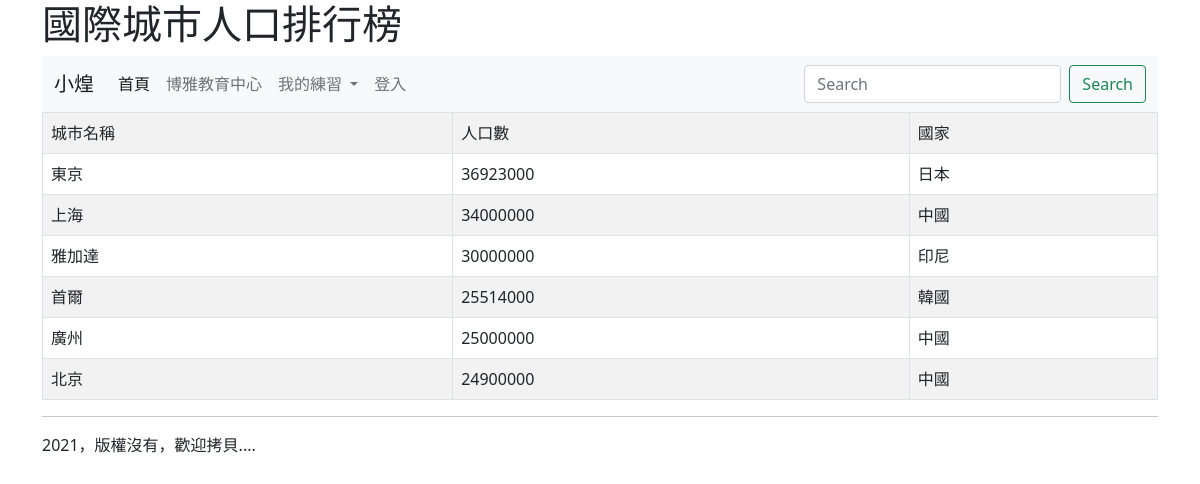
/rank/, run on the app's committed database.
### mysite/models.py (models this page shows, shortened)
class City(models.Model):
    name = models.CharField(max_length=10)
    population = models.PositiveIntegerField(default=0)
    country = models.ForeignKey(Country, on_delete=models.CASCADE)

class Country(models.Model):
    name = models.CharField(max_length=10)
    def __str__(self):
        return self.name

### mysite/views.py (the view)
# urls.py: path('rank/', rank),
def rank(request):
	cities = City.objects.all()
	return render(request, "rank.html", locals())

### templates/rank.html (shortened to what this page needs)
{% extends "base.html" %}
{% block headmessage %} <h1>國際城市人口排行榜</h1> {% endblock %}
{% block content %}
<table class='table table-striped table-bordered'>
	<tr><td>城市名稱</td><td>人口數</td><td>國家</td></tr>
{% for city in cities %}
	<tr>
		<td>{{ city.name }}</td>
		<td>{{ city.population }}</td>
		<td>{{ city.country }}</td>
	</tr>
{% endfor %}
</table>
{% endblock %}

### data on the page
City: name "東京", population "36923000", country "日本"
City: name "上海", population "34000000", country "中國"
City: name "雅加達", population "30000000", country "印尼"
City: name "首爾", population "25514000", country "韓國"
City: name "廣州", population "25000000", country "中國"
City: name "北京", population "24900000", country "中國"
